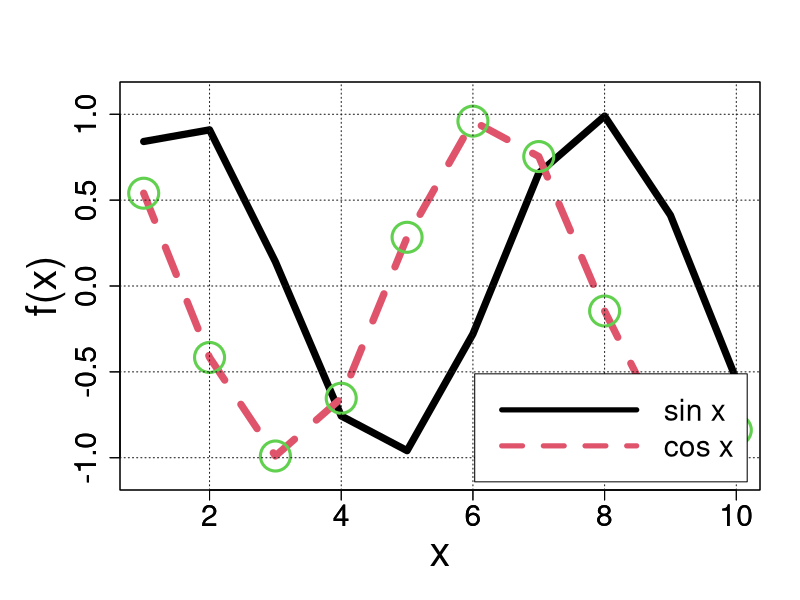

Recreate this plot in R.
x <- 1:10
sin_x <- sin(x)
cos_x <- cos(x)


postscript(file="test.eps", width = 9, height = 9,
           horizontal = FALSE, onefile = FALSE, paper = "special",)

ylim <- c(-1.1, 1.1)

par(mar = c(5.5, 6.0, 4.1, 2)) #  余白の広さを行数で指定．下，左，上，右の順．
plot(x, sin_x, type="l", lty=1, col=1, lwd=7, xlab="x", ylab="f(x)", cex.lab=2.5, cex.axis=1.8, ylim=ylim)
par(new=TRUE)
plot(x, cos_x, type="l", lty=2, col=2, lwd=7, xlab="", ylab="", cex.lab=2.5, cex.axis=1.8, ylim=ylim)
points(x, cos_x, cex=4, lwd=3, col=3)

grid(col = "gray10")
legend("bottomright", legend=c("sin x", "cos x"),
       lty=1:2, col=1:2, lwd=5, bg="white", cex=1.8, inset=c(0.02,0.02), seg.len=5)

dev.off()
